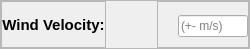
                     <widget class="QFrame" name="frame_26">
                      <property name="maximumSize">
                       <size>
                        <width>16777215</width>
                        <height>49</height>
                       </size>
                      </property>
                      <property name="frameShape">
                       <enum>QFrame::StyledPanel</enum>
                      </property>
                      <property name="frameShadow">
                       <enum>QFrame::Raised</enum>
                      </property>
                      <layout class="QHBoxLayout" name="horizontalLayout_15">
                       <property name="spacing">
                        <number>51</number>
                       </property>
                       <property name="leftMargin">
                        <number>0</number>
                       </property>
                       <property name="topMargin">
                        <number>0</number>
                       </property>
                       <property name="rightMargin">
                        <number>0</number>
                       </property>
                       <property name="bottomMargin">
                        <number>0</number>
                       </property>
                       <item>
                        <widget class="QFrame" name="frame_27">
                         <property name="frameShape">
                          <enum>QFrame::StyledPanel</enum>
                         </property>
                         <property name="frameShadow">
                          <enum>QFrame::Raised</enum>
                         </property>
                         <layout class="QVBoxLayout" name="verticalLayout_28">
                          <property name="spacing">
                           <number>0</number>
                          </property>
                          <property name="leftMargin">
                           <number>0</number>
                          </property>
                          <property name="topMargin">
                           <number>0</number>
                          </property>
                          <property name="rightMargin">
                           <number>0</number>
                          </property>
                          <property name="bottomMargin">
                           <number>0</number>
                          </property>
                          <item alignment="Qt::AlignRight">
                           <widget class="QLabel" name="label_18">
                            <property name="font">
                             <font>
                              <pointsize>11</pointsize>
                              <bold>true</bold>
                             </font>
                            </property>
                            <property name="text">
                             <string>Wind Velocity:</string>
                            </property>
                            <property name="alignment">
                             <set>Qt::AlignCenter</set>
                            </property>
                           </widget>
                          </item>
                         </layout>
                        </widget>
                       </item>
                       <item alignment="Qt::AlignLeft">
                        <widget class="QFrame" name="frame_28">
                         <property name="frameShape">
                          <enum>QFrame::StyledPanel</enum>
                         </property>
                         <property name="frameShadow">
                          <enum>QFrame::Raised</enum>
                         </property>
                         <layout class="QVBoxLayout" name="verticalLayout_29">
                          <property name="spacing">
                           <number>27</number>
                          </property>
                          <property name="leftMargin">
                           <number>20</number>
                          </property>
                          <property name="topMargin">
                           <number>13</number>
                          </property>
                          <property name="rightMargin">
                           <number>0</number>
                          </property>
                          <item>
                           <widget class="QLineEdit" name="vWindLineEdit">
                            <property name="maximumSize">
                             <size>
                              <width>70</width>
                              <height>16777215</height>
                             </size>
                            </property>
                            <property name="palette">
                             <palette>
                              <active>
                               <colorrole role="Button">
                                <brush brushstyle="SolidPattern">
                                 <color alpha="255">
                                  <red>255</red>
                                  <green>255</green>
                                  <blue>255</blue>
                                 </color>
                                </brush>
                               </colorrole>
                               <colorrole role="Window">
                                <brush brushstyle="SolidPattern">
                                 <color alpha="255">
                                  <red>255</red>
                                  <green>255</green>
                                  <blue>255</blue>
                                 </color>
                                </brush>
                               </colorrole>
                               <colorrole role="PlaceholderText">
                                <brush brushstyle="SolidPattern">
                                 <color alpha="255">
                                  <red>147</red>
                                  <green>147</green>
                                  <blue>147</blue>
                                 </color>
                                </brush>
                               </colorrole>
                              </active>
                              <inactive>
                               <colorrole role="Button">
                                <brush brushstyle="SolidPattern">
                                 <color alpha="255">
                                  <red>240</red>
                                  <green>240</green>
                                  <blue>240</blue>
                                 </color>
                                </brush>
                               </colorrole>
                               <colorrole role="Window">
                                <brush brushstyle="SolidPattern">
                                 <color alpha="255">
                                  <red>240</red>
                                  <green>240</green>
                                  <blue>240</blue>
                                 </color>
                                </brush>
                               </colorrole>
                               <colorrole role="PlaceholderText">
                                <brush brushstyle="SolidPattern">
                                 <color alpha="128">
                                  <red>0</red>
                                  <green>0</green>
                                  <blue>0</blue>
                                 </color>
                                </brush>
                               </colorrole>
                              </inactive>
                              <disabled>
                               <colorrole role="Button">
                                <brush brushstyle="SolidPattern">
                                 <color alpha="255">
                                  <red>255</red>
                                  <green>255</green>
                                  <blue>255</blue>
                                 </color>
                                </brush>
                               </colorrole>
                               <colorrole role="Window">
                                <brush brushstyle="SolidPattern">
                                 <color alpha="255">
                                  <red>255</red>
                                  <green>255</green>
                                  <blue>255</blue>
                                 </color>
                                </brush>
                               </colorrole>
                               <colorrole role="PlaceholderText">
                                <brush brushstyle="SolidPattern">
                                 <color alpha="128">
                                  <red>0</red>
                                  <green>0</green>
                                  <blue>0</blue>
                                 </color>
                                </brush>
                               </colorrole>
                              </disabled>
                             </palette>
                            </property>
                            <property name="maxLength">
                             <number>3</number>
                            </property>
                            <property name="placeholderText">
                             <string>(+- m/s)</string>
                            </property>
                           </widget>
                          </item>
                         </layout>
                        </widget>
                       </item>
                      </layout>
                     </widget>
